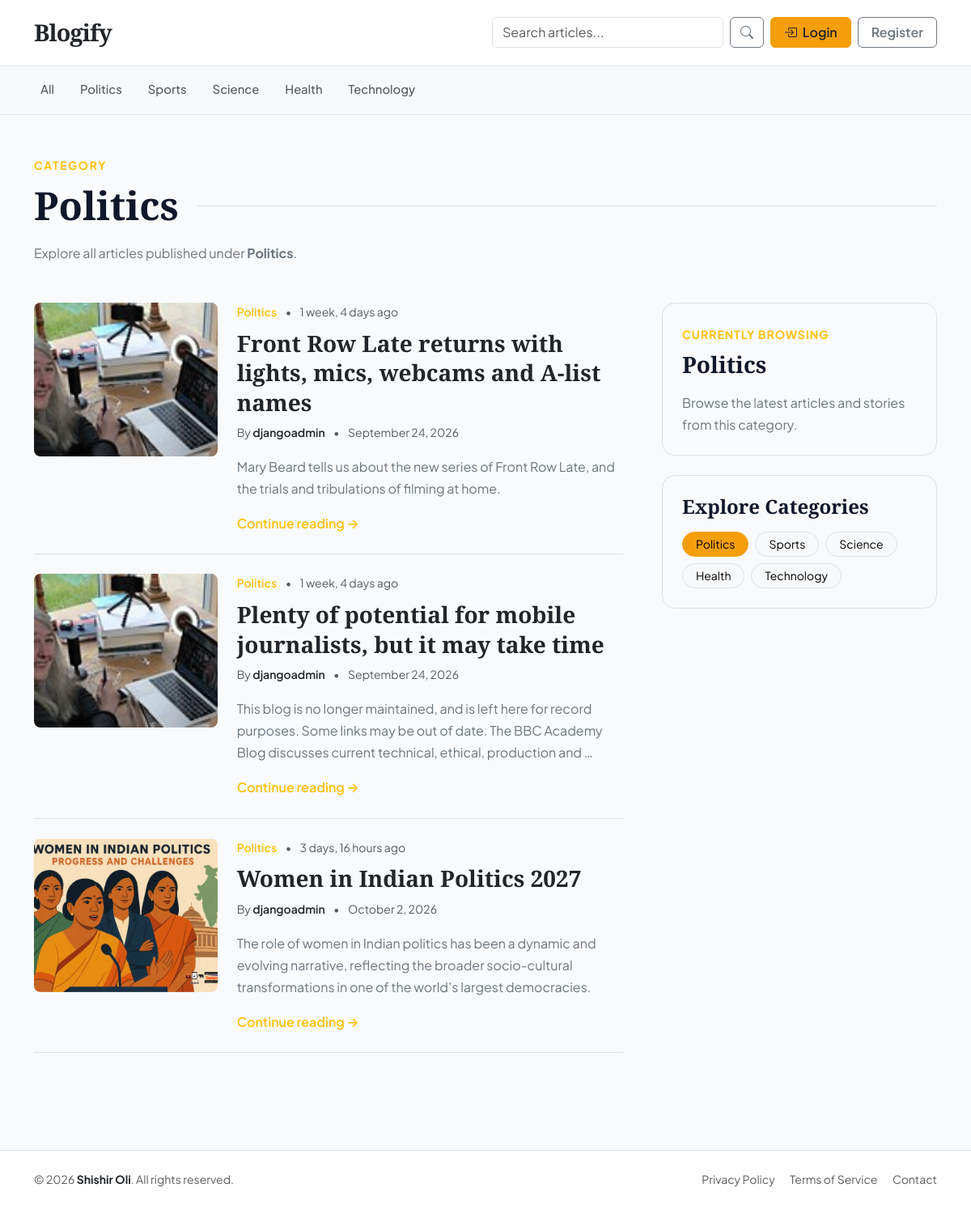
The page /blogs/category/1/ on the database its author committed.
### blogs/models.py (models this page shows, shortened)
class Category(models.Model):
    category_name = models.CharField(max_length=50, unique=True)
    created_at = models.DateTimeField(auto_now_add=True)
    updated_at = models.DateTimeField(auto_now=True)
    class Meta:
        verbose_name_plural = "categories"

class Blog(models.Model):
    STATUS_CHOICES = (
    ("draft", "Draft"),
    ("published", "Published")
)
    title = models.CharField(max_length=100)
    slug = models.SlugField(max_length=150, unique=True, blank=True)
    category = models.ForeignKey(Category, on_delete=models.CASCADE)
    author = models.ForeignKey(User, on_delete=models.CASCADE)
    featured_image = models.ImageField(upload_to='uploads/%Y/%m/%d')
    short_description = models.TextField(max_length=500)
    blog_body = models.TextField(max_length=2000)
    status = models.CharField(choices=STATUS_CHOICES, default="draft")
    is_featured = models.BooleanField(default=False)
    created_at = models.DateTimeField(auto_now_add=True)
    updated_at = models.DateTimeField(auto_now=True)

### blogs/views.py (the view)
# urls.py: path('category/<int:category_id>/', views.posts_by_category, name="post_by_category"),
def posts_by_category(request, category_id):
    category = get_object_or_404(Category, id=category_id)
    posts = Blog.objects.filter(status='published', category=category)
    context = {
        'posts': posts,
        'category': category,
    }
    return render(request, 'post_by_category.html', context)

### blogs/context_processors.py (called while the page is built)
def get_categories(request):
    categories = Category.objects.all()
    return dict(categories=categories)

### templates/post_by_category.html (shortened to what this page needs)
{% extends 'base.html' %}  {% block content %}
<div class="container py-5">
  <div class="mb-5">
    <span
      class="text-warning text-uppercase fw-bold small"
      style="letter-spacing: 1.5px"
    >
      Category
    </span>
    <div class="d-flex align-items-center mt-2">
      <h1
        class="display-5 fw-bold mb-0"
        style="font-family: &quot;Playfair Display&quot;, serif"
      >
        {{ category.category_name }}
      </h1>
      <div class="flex-grow-1 ms-4 border-bottom"></div>
    </div>
    <p class="text-secondary mt-3 mb-0">
      Explore all articles published under
      <strong>{{ category.category_name }}</strong>.
    </p>
  </div>
  <div class="row g-5">
    <main class="col-lg-8">
      {% for post in posts %}
      <article class="border-bottom pb-4 mb-4">
        <div class="row g-4">
          {% if post.featured_image %}
          <div class="col-md-4">
            <a href="{% url 'post_detail' post.slug %}">
              <img
                src="{{ post.featured_image.url }}"
                alt="{{ post.title }}"
                class="img-fluid rounded-3 w-100"
                style="height: 190px; object-fit: cover"
              />
            </a>
          </div>
          {% endif %}
          <div class="col-md-8">
            <div class="small mb-2">
              <span class="text-warning fw-semibold text-capitalize">
                {{ post.category.category_name }}
              </span>
              <span class="text-muted mx-2"> • </span>
              <span class="text-muted">
                {{ post.created_at|timesince }} ago
              </span>
            </div>
            <h2
              class="h3 fw-bold mb-2"
              style="
                font-family: &quot;Playfair Display&quot;, serif;
                line-height: 1.3;
              "
            >
              <a
                href="{% url 'post_detail' post.slug %}"
                class="text-dark text-decoration-none"
              >
                {{ post.title }}
              </a>
            </h2>
            <p class="small text-muted mb-3">
              By
              <span class="text-dark fw-semibold"> {{ post.author }} </span>
              <span class="mx-2"> • </span>
              {{ post.created_at|date:"F j, Y" }}
            </p>
            <p class="text-secondary mb-3">
              {{ post.short_description|truncatewords:30 }}
            </p>
            <a
              href="{% url 'post_detail' post.slug %}"
              class="text-warning fw-semibold text-decoration-none"
            >
              Continue reading →
            </a>
          </div>
        </div>
      </article>
      {% endfor %}
    </main>
    <aside class="col-lg-4">
      <div class="border rounded-4 p-4 mb-4">
        <span
          class="text-warning text-uppercase fw-bold small"
          style="letter-spacing: 1px"
        >
          Currently browsing
        </span>
        <h3
          class="fw-bold mt-2 mb-3"
          style="font-family: &quot;Playfair Display&quot;, serif"
        >
          {{ category.category_name }}
        </h3>
        <p class="text-secondary mb-0">
          Browse the latest articles and stories from this category.
        </p>
      </div>
      <div class="border rounded-4 p-4">
        <h4
          class="fw-bold mb-3"
          style="font-family: &quot;Playfair Display&quot;, serif"
        >
          Explore Categories
        </h4>
        <div class="d-flex flex-wrap gap-2">
          {% for cat in categories %}
          <a
            href="{% url 'post_by_category' cat.id %}"
            class="btn btn-sm {% if cat.id == category.id %}btn-warning{% else %}btn-light border{% endif %} rounded-pill px-3"
          >
            {{ cat.category_name }}
          </a>
          {% endfor %}
        </div>
      </div>
    </aside>
  </div>
</div>
{% endblock %}

### templates/base.html (shortened to what this page needs)
{% load static %}
<!doctype html>
<html lang="en">
  <head>
    <link
      href="https://cdn.jsdelivr.net/npm/bootstrap@5.3.2/dist/css/bootstrap.min.css"
      rel="stylesheet"
    />
    <link
      rel="stylesheet"
      href="https://cdn.jsdelivr.net/npm/bootstrap-icons@1.11.3/font/bootstrap-icons.min.css"
    />
    <link href="{% static 'css/blog.css' %}?v=3.0" rel="stylesheet" />
  </head>
  <body>
    <header class="blog-header sticky-top bg-white border-bottom">
      <div class="container">
        <div
          class="d-flex flex-column flex-md-row align-items-center justify-content-between py-3 gap-3"
        >
          <div class="w-100 w-md-auto text-center text-md-start">
            <a
              class="blog-header-logo text-dark text-decoration-none fw-bold"
              href="{% url 'home' %}"
            >
              Blogify
            </a>
          </div>
          <div
            class="d-flex flex-column flex-sm-row align-items-sm-center gap-2 w-100 w-md-auto"
          >
            <form
              method="GET"
              action="{% url 'search' %}"
              class="d-flex flex-grow-1"
            >
              <input
                type="search"
                name="keyword"
                value="{{ keywords }}"
                class="form-control"
                placeholder="Search articles..."
                aria-label="Search"
              />
              <button
                type="submit"
                class="btn btn-outline-secondary ms-2 flex-shrink-0"
              >
                <i class="bi bi-search"></i>
              </button>
            </form>
            {% if not user.is_authenticated %}
            <div class="d-flex gap-2">
              <a
                href="{% url 'login' %}"
                class="btn btn-warning text-dark fw-semibold px-3"
              >
                <i class="bi bi-box-arrow-in-right me-1"></i>
                Login
              </a>
              <a
                href="{% url 'register' %}"
                class="btn btn-outline-secondary fw-semibold px-3"
              >
                Register
              </a>
            </div>
            {% endif %}
          </div>
        </div>
      </div>
    </header>
    <div class="category-bar border-bottom bg-light">
      <div class="container">
        <nav
          class="nav nav-scroller d-flex justify-content-start gap-3 py-2 overflow-auto flex-nowrap"
        >
          <a
            class="p-2 text-muted text-decoration-none nav-link-custom text-nowrap"
            href="{% url 'home' %}"
          >
            All
          </a>
          {% for cat in categories %}
          <a
            class="p-2 text-muted text-decoration-none nav-link-custom text-nowrap"
            href="{% url 'post_by_category' cat.id %}"
          >
            {{ cat.category_name }}
          </a>
          {% endfor %}
        </nav>
      </div>
    </div>
    {% block content %} {% endblock %}
    <footer class="blog-footer py-4 mt-5 bg-white border-top">
      <div class="container">
        <div
          class="d-flex flex-column flex-sm-row justify-content-between align-items-center"
        >
          <p class="small text-muted mb-2 mb-sm-0">
            &copy; 2026
            <a href="#" class="text-dark fw-bold text-decoration-none"
              >Shishir Oli</a
            >. All rights reserved.
          </p>
          <ul class="list-inline mb-0 small">
            <li class="list-inline-item me-3">
              <a href="#" class="text-muted text-decoration-none hover-dark"
                >Privacy Policy</a
              >
            </li>
            <li class="list-inline-item me-3">
              <a href="#" class="text-muted text-decoration-none hover-dark"
                >Terms of Service</a
              >
            </li>
            <li class="list-inline-item">
              <a href="#" class="text-muted text-decoration-none hover-dark"
                >Contact</a
              >
            </li>
          </ul>
        </div>
      </div>
    </footer>
  </body>
</html>

### blog_main/static/css/blog.css (style rules this page uses)
:root { --primary-accent: #f59e0b; --primary-accent-hover: #d97706; --bg-main: #f8fafc; --text-dark: #0f172a; --text-muted: #64748b; --border-color: #f1f5f9; --card-shadow: 0 4px 6px -1px rgba(0, 0, 0, 0.05), 0 2px 4px -2px rgba(0, 0, 0, 0.05); --hover-shadow: 0 20px 25px -5px rgba(0, 0, 0, 0.08), 0 8px 10px -6px rgba(0, 0, 0, 0.04); }
body { font-family: 'Plus Jakarta Sans', -apple-system, BlinkMacSystemFont, sans-serif; background-color: var(--bg-main); color: var(--text-dark); line-height: 1.7; }
.blog-header { backdrop-filter: blur(8px); background-color: rgba(255, 255, 255, 0.9) !important; }
.blog-header-logo { font-family: 'Playfair Display', Georgia, serif; font-size: 1.8rem; letter-spacing: -0.03em; }
.category-bar { border-color: #e2e8f0 !important; }
.nav-link-custom { font-weight: 500; font-size: 0.925rem; transition: all 0.2s ease; border-bottom: 2px solid transparent; }
.btn-warning { background-color: var(--primary-accent) !important; border-color: var(--primary-accent) !important; }
.blog-footer { background: #ffffff; border-top: 1px solid #f1f5f9; }

### rows shown on the page
Category: category_name "Politics"
Category: category_name "Sports"
Category: category_name "Science"
Category: category_name "Health"
Category: category_name "Technology"
Blog: featured_image (picture), category.category_name "Politics", created_at "1 week, 4 days", title "Front Row Late returns with lights, mics, webcams and A-list names", author "djangoadmin", created_at "September 24, 2026", short_description "Mary Beard tells us about the new series of Front Row Late, and the trials and tribulations of filming at home."
Blog: featured_image (picture), category.category_name "Politics", created_at "1 week, 4 days", title "Plenty of potential for mobile journalists, but it may take time", author "djangoadmin", created_at "September 24, 2026", short_description "This blog is no longer maintained, and is left here for record purposes. Some links may be out of date. The BBC Academy Blog discusses current technical, ethical, production and …"
Blog: featured_image (picture), category.category_name "Politics", created_at "3 days, 16 hours", title "Women in Indian Politics 2027", author "djangoadmin", created_at "October 2, 2026", short_description "The role of women in Indian politics has been a dynamic and evolving narrative, reflecting the broader socio-cultural transformations in one of the world’s largest democracies."
